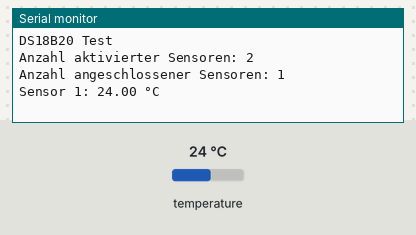
Recording of a program running on a simulated ESP32. Parts: the last lines printed to the serial monitor. The test bench sets the inputs (shaded band); at power-on: temperature 24 °C.

Above: at 2.2 s.
2.3 s: temperature set to 12 °C
At 4.5 s:
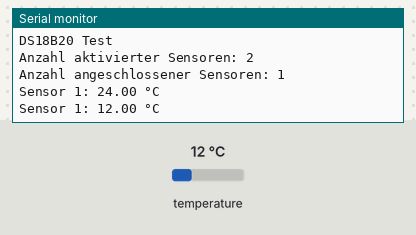
4.8 s: temperature set to 19 °C
At 5.9 s:
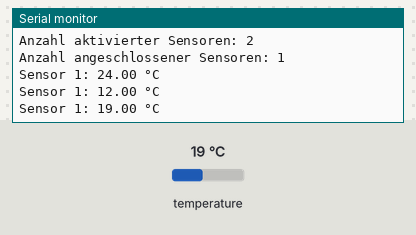
Timing chart, 0 to 7.8 s (numbered marks = the images above; inputs shaded):
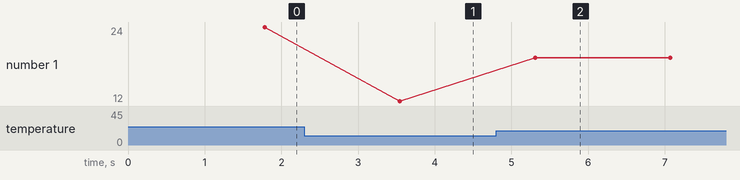

The program:

main.cpp
```cpp
// #include <Arduino.h>

/*
void setup() {
  // put your setup code here, to run once:
}

void loop() {
  // put your main code here, to run repeatedly:
}
*/

/*
 * (C) 2018 Thorsten Gurzan - beelogger.de
 *
 * This program is free software: you can redistribute it and/or modify
 * it under the terms of the GNU General Public License as published by
 * the Free Software Foundation, either version 3 of the License, or
 * (at your option) any later version.
 *
 * This program is distributed in the hope that it will be useful,
 * but WITHOUT ANY WARRANTY; without even the implied warranty of
 * MERCHANTABILITY or FITNESS FOR A PARTICULAR PURPOSE. See the
 * GNU General Public License for more details.
 *
 * You should have received a copy of the GNU General Public License
 * along with this program. If not, see "http://www.gnu.org/licenses/".
 */

// beelogger.de - Arduino Datenlogger für Imker
// Erläuterungen dieses Programmcodes unter https://beelogger.de

#define ONE_WIRE_BUS 32
#define Anzahl_Sensoren_DS18B20 2 // Anzahl der angeschlossenen Sensoren - Mögliche Werte: '0','1','2',...

#include "OneWire.h"
#include "DallasTemperature.h"

#define DS18B20_Aufloesung 12
DeviceAddress DS18B20_Adressen;

OneWire oneWire(ONE_WIRE_BUS);
DallasTemperature myDS18B20(&oneWire);

const float No_Val = 999.99;
float Temperatur[Anzahl_Sensoren_DS18B20];

// Für beelogger-SMD: Aktivierung der Stromversorgung für Sensoren, Module und DS3231
#define Power_Pin 4

void setup(void)
{
  Serial.begin(115200);
  Serial.println("DS18B20 Test");
  Serial.println();
  digitalWrite(Power_Pin, HIGH);
  pinMode(Power_Pin, OUTPUT);
  delay(1000);

  Serial.print("Anzahl aktivierter Sensoren: ");
  Serial.println(Anzahl_Sensoren_DS18B20);

  if ((Anzahl_Sensoren_DS18B20 > 0))
  {
    myDS18B20.begin();
    Serial.print("Anzahl angeschlossener Sensoren: ");
    Serial.println(myDS18B20.getDeviceCount(), DEC);
    Serial.println();

    for (byte i = 0; i < myDS18B20.getDeviceCount(); i++)
    {
      if (myDS18B20.getAddress(DS18B20_Adressen, i))
      {
        myDS18B20.setResolution(DS18B20_Adressen, DS18B20_Aufloesung);
      }
    }
  }
}

void loop(void)
{
  if ((Anzahl_Sensoren_DS18B20 > 0))
  {
    myDS18B20.requestTemperatures();

    for (byte i = 0; i < Anzahl_Sensoren_DS18B20; i++)
    {
      if (i < myDS18B20.getDeviceCount())
      {

        Serial.print("Sensor ");
        Serial.print(i + 1);
        Serial.print(": ");

        Temperatur[i] = myDS18B20.getTempCByIndex(i);
        if (Temperatur[i] == DEVICE_DISCONNECTED_C)
        {
          Temperatur[i] = No_Val;
          Serial.println("Fehler");
        }
        else
        {
          Serial.print(Temperatur[i]);
          Serial.println(" °C");
        }
      }
    }
  }
  Serial.println();
  delay(1000);
}
```

Measured:
- after the input at 2.3 s, the serial monitor: prints a new line after 1.2 s (image 1)
- after the input at 4.8 s, the serial monitor: prints a new line after 0.51 s (image 2)
- plotted number 1: 24 → 12 after the input at 2.3 s, 12 → 19 after the input at 4.8 s
